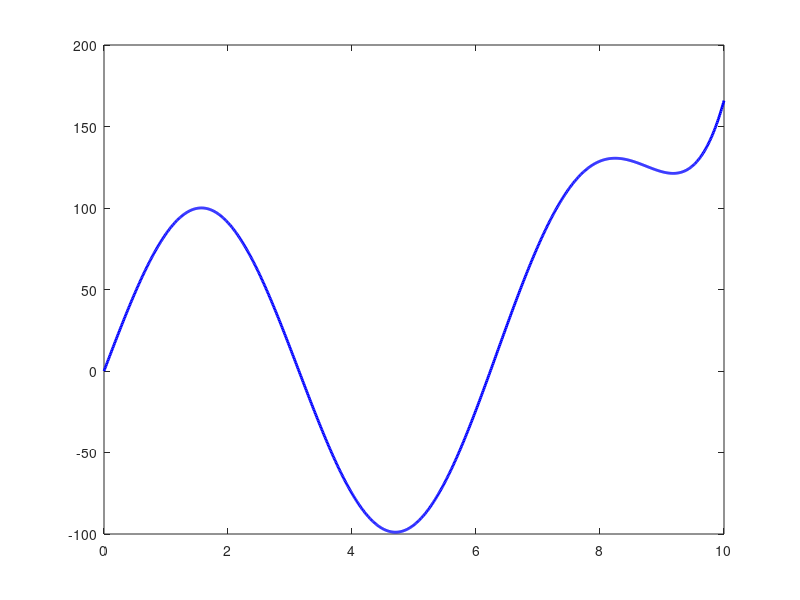

Reproduce this figure in MATLAB. (Note: this script raises an error after producing the figure.)

x = linspace(0, 10, 1000);
f = (exp(x)/100)+(100* sin(x));
h = 2;

plot(x,f, 'b-', 'LineWidth', 2);
hold on;
fplot(x,h,'c-','LineWidth', 2);
hold off;

xlabel('x');
ylabel('y');
title('Grafica de f(x) = (e^x /100)+(100 * sen(x))');